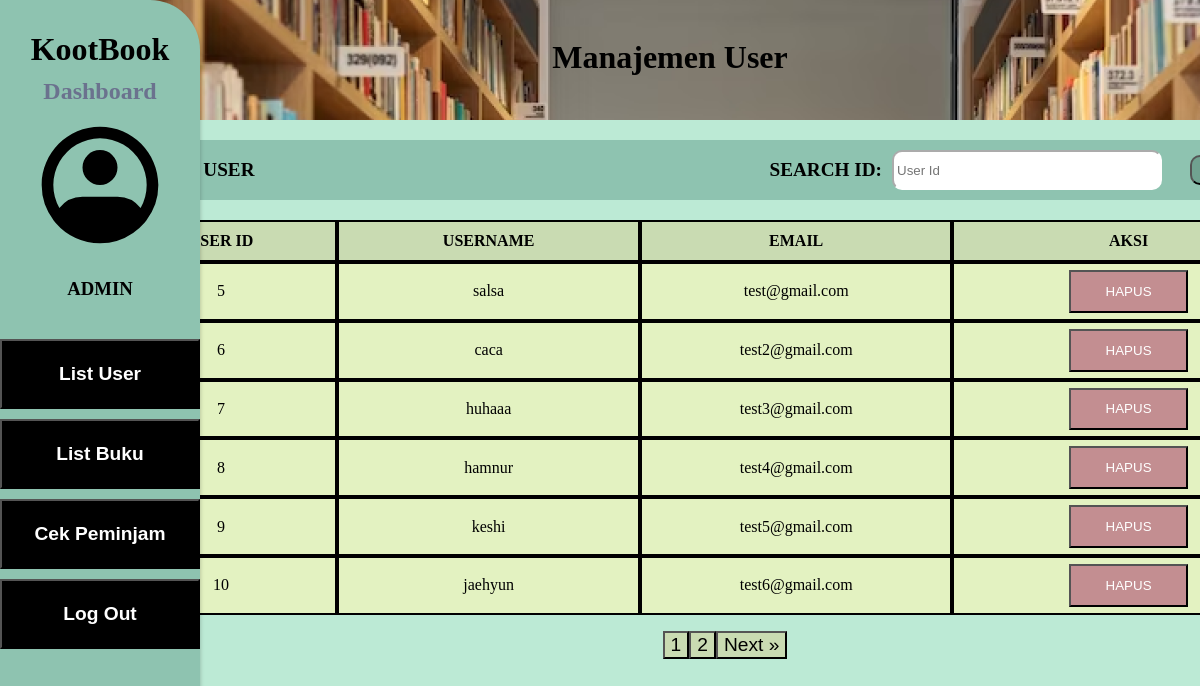
/public/Admin/listUser/1 (signed in), run on the app's committed database.
### tables this page shows
CREATE TABLE `user` (
  `ID_User` int(11) NOT NULL,
  `Username` varchar(20) NOT NULL,
  `Email` varchar(50) NOT NULL,
  `Password` varchar(30) NOT NULL,
  `Role` varchar(20) NOT NULL
);

### app/core/Controller.php (called while the page is built, shortened)
<?php
class Controller{
    public function view($direct, $data = []){
        require_once '../app/views/'. $direct .'.php';
    }
    public function model($model){
        return new $model;
    }
}

### app/core/App.php (called while the page is built, shortened)
<?php
class App {
    protected $method = 'index';
    protected $params = [];
    public function __construct()
    {
        $url = $this->parseURL();
        if($url != null){
            if( file_exists('../app/controllers/' . $url[0] . '.php') ) {
                unset($url[0]);
            }
        }
        $this->controller = new $this->controller;
        if( isset($url[1]) ) {
            if( method_exists($this->controller, $url[1]) ) {
                $this->method = $url[1];
                unset($url[1]);
            }
        }
        if( !empty($url) ) {
            $this->params = array_values($url);
        }
        call_user_func_array([$this->controller, $this->method], $this->params);
    }
    public function parseURL()
    {
        if( isset($_GET['url']) ) {
            $url = rtrim($_GET['url'], '/');
            $url = filter_var($url, FILTER_SANITIZE_URL);
            $url = explode('/', $url);
            return $url;
        }
    }
}

### public/index.php (called while the page is built, shortened)
<?php
$app = new App;

### app/core/Database.php (called while the page is built, shortened)
<?php
class Database {
    private $host = DB_HOST;
    private $user = DB_USER;
    private $pass = DB_PASS;
    private $db_name = DB_NAME;
    private $port = 3306;
    private $dbh;
    private $stmt;
    public function __construct()
    {
        $dsn = 'mysql:host=' . $this->host . ';port=' . $this->port . ';dbname=' .  $this->db_name;
        $option = [
            PDO::ATTR_PERSISTENT => true,
            PDO::ATTR_ERRMODE => PDO::ERRMODE_EXCEPTION,
        ];
        try {
            $this->dbh = new PDO($dsn, $this->user, $this->pass, $option);
        } catch(PDOException $e) {
            die($e->getMessage());
        }
    }
    public function query($query)
    {
        $this->stmt = $this->dbh->prepare($query);
    }
    public function execute()
    {
        $this->stmt->execute();
    }
    public function resultSet()
    {
        $this->execute();
        return $this->stmt->fetchAll(PDO::FETCH_ASSOC);
    }
}

### app/models/user_model.php (called while the page is built, shortened)
<?php
class user_model extends Controller{
    private $db;
    public function __construct()
    {
        $this->db = new Database();
    }
    public function getAllUser() {
        $Role = "Admin";
        $this->db->query("SELECT * FROM user WHERE Role != '{$Role}'");
        return $this->db->resultSet();
    }
}

### app/views/Admin/List_User.php (the view, shortened to what this page needs)
<div class="container-content-admin">
    <div class="table-list-user">
        <div class="search-userID">
            <p>DAFTAR USER</p>
            <form action="<?= BASEURL ?>/Admin/cariUser" method="post">
                <p>SEARCH ID:</p><input type="text" placeholder="User Id" name="userID">
                <input type="submit" class="search-userID-icon" id="button-searchID" value="Cari">
            </form>
        </div>
        <table id="table-user">
            <tr>
                <th>USER ID</th>
                <th>USERNAME</th>
                <th>EMAIL</th>
                <th>AKSI</th>
            </tr>
            <?php
            $totalRows = count($data['user']);
            $limit = 6;
            if (isset($data['page'])) {
                $currentPage = $data['page'];
            } else {
                $currentPage = 1;
            }
            $totalPages = ceil($totalRows / $limit);
            $startIndex = ($currentPage - 1) * $limit;
            $endIndex = $startIndex + $limit - 1;
            for ($i = $startIndex; $i <= $endIndex && $i < $totalRows; $i++) {
                $user = $data['user'][$i];
                echo "<tr>";
                echo "<td>" . $user['ID_User'] . "</td>";
                echo "<td>" . $user['Username'] . "</td>";
                echo "<td>" . $user['Email'] . "</td>";
                echo "<td>";
                echo "<a href=" . BASEURL . "/Admin/hapus/" . $user['ID_User'] . "/" . $currentPage . "><button id='button-aksi-hapus'>HAPUS</button></a>";
                echo "</td>";
                echo "</tr>";
            }
            ?>
        </table>
        <?php
        if ($data['status'] == 0) {
            echo "<ul class='pagination'>";
            for ($i = 1; $i <= $totalPages; $i++) {
                echo "<li";
                if ($i == $currentPage) {
                    echo " class='active'";
                }
                echo "><a href=" . BASEURL . "/Admin/listUser/" . $i . "><button>" . $i . "</button></a></li>";
            }
            if ($currentPage < $totalPages) {
                echo "<li><a href=" . BASEURL . "/Admin/listUser/" . $currentPage + 1 . "><button>Next &raquo;</button></a></li>";
            }
            echo "</ul>";
        }
        ?>
    </div>
</div>

### public/assets/css/ListUser.css (style rules this page uses)
body { width: 100%; height: 1024px; margin: 0px; padding: 0px; background: #bcead5; position: fixed; display: flex; justify-content: center; }
.container-content-admin { padding-left: 250px; padding-top: 140px; border: black; padding-right: 40px; }
.table-list-user { display: flex; flex-direction: column; width: 1200px; }
.search-userID { background-color: #8ec3b0; height: 50px; align-items: center; padding: 5px; display: flex; border-radius: 20px; justify-content: space-between; margin-bottom: 20px; }
.search-userID p { padding-left: 10px; font-size: larger; font-weight: bold; }
.search-userID form { display: flex; justify-content: space-around; align-items: center; }
.search-userID form input { border-radius: 10px; width: 260px; height: 30px; border-color: white; margin-right: 18px; margin-left: 10px; padding: 3px; }
.search-userID-icon { font-size: 30px; color: #000000; margin: 10px; }
#button-searchID { background-color: #70a290; width: 100px; border-radius: 10px; height: 30px; border-color: black; margin: 10px; padding: 0px; font-size: small; }
#table-user { border-spacing: 0px; height: 40px; width: 100%; }
#table-user th { border: 2px solid #000000; overflow-x: auto; background-color: #c9dbb2; padding: 10px; }
#table-user td { border: 2px solid #000000; overflow-x: auto; background-color: #e3f2c1; text-align: center; }
#table-user #button-aksi-hapus { background-color: #c38e91; color: white; margin: 5px; width: 118.51px; height: 42.8px; }
.pagination { display: flex; list-style: none; align-items: center; justify-content: center; }
.pagination button { background-color: #c9dbb2; font-size: larger; }

### data on the page
user: ID_User "5", Username "salsa", Email "test@gmail.com"
user: ID_User "6", Username "caca", Email "test2@gmail.com"
user: ID_User "7", Username "huhaaa", Email "test3@gmail.com"
user: ID_User "8", Username "hamnur", Email "test4@gmail.com"
user: ID_User "9", Username "keshi", Email "test5@gmail.com"
user: ID_User "10", Username "jaehyun", Email "test6@gmail.com"

### other printed values
$data['header'] "Manajemen User"
